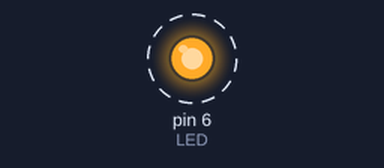
A sketch run on a simulated Arduino Uno, built with avr-gcc and run on an emulated ATmega328P. On the bench: output pins drawn as LEDs (lit = HIGH). Dashed ring = blinking.

Above: at 0.5 s.
Timing chart, 0 to 4.6 s (numbered marks = the images above):
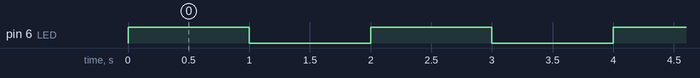

The sketch:

HELLOWORLD.ino
```cpp
// HELLO WORLD para a placa CO2
// Testa hardware
//
// Projeto MAN4HEALTH
//
// (c)2023 jpcoelho

#define LED PD6 // LED ligado ao pino 12 do ATMEGA328 (PD6)
                // Configuração ativa-baixa
void setup() {
  // Define LED como saída
  pinMode(LED, OUTPUT);

}

void loop() {
  digitalWrite(LED, HIGH);               // desliga LED
  delay(1000);                           // aguarda 1 segundo
  digitalWrite(LED, LOW);                // liga LED
  delay(1000);                           // aguarda 1 segundo
}
```

Measured:
- by itself, pin 6 (LED): alternates HIGH for 1.0 s and LOW for 1.0 s
